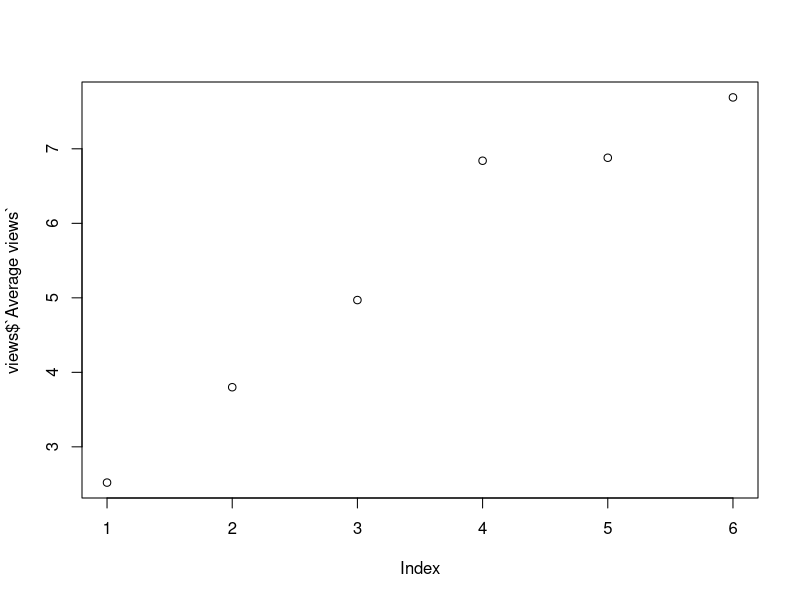

Source code (R):
## ---- chunk 1
library(readxl)
views <- read_excel("US_Viewership_Game_of_Thrones.xlsx")
views
## ---- chunk 2
#| label: fig-mpg
#| fig-cap: "Average views (Season 1 to 6)"
plot(views$`Average views`)
